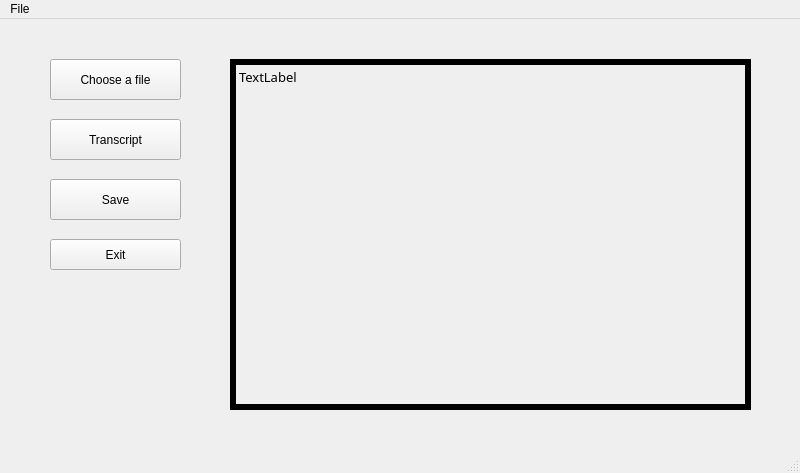
<?xml version="1.0" encoding="UTF-8"?>
<ui version="4.0">
 <class>MainWindow</class>
 <widget class="QMainWindow" name="MainWindow">
  <property name="geometry">
   <rect>
    <x>0</x>
    <y>0</y>
    <width>800</width>
    <height>473</height>
   </rect>
  </property>
  <property name="windowTitle">
   <string>MainWindow</string>
  </property>
  <widget class="QWidget" name="centralwidget">
   <widget class="QPushButton" name="transcript">
    <property name="geometry">
     <rect>
      <x>50</x>
      <y>100</y>
      <width>131</width>
      <height>41</height>
     </rect>
    </property>
    <property name="cursor">
     <cursorShape>PointingHandCursor</cursorShape>
    </property>
    <property name="text">
     <string>Transcript</string>
    </property>
   </widget>
   <widget class="QPushButton" name="choose_a_file">
    <property name="geometry">
     <rect>
      <x>50</x>
      <y>40</y>
      <width>131</width>
      <height>41</height>
     </rect>
    </property>
    <property name="cursor">
     <cursorShape>PointingHandCursor</cursorShape>
    </property>
    <property name="text">
     <string>Choose a file</string>
    </property>
   </widget>
   <widget class="QLabel" name="label">
    <property name="geometry">
     <rect>
      <x>230</x>
      <y>40</y>
      <width>521</width>
      <height>351</height>
     </rect>
    </property>
    <property name="font">
     <font>
      <family>Yu Gothic UI Semilight</family>
      <pointsize>10</pointsize>
     </font>
    </property>
    <property name="cursor">
     <cursorShape>IBeamCursor</cursorShape>
    </property>
    <property name="autoFillBackground">
     <bool>false</bool>
    </property>
    <property name="frameShape">
     <enum>QFrame::Box</enum>
    </property>
    <property name="frameShadow">
     <enum>QFrame::Plain</enum>
    </property>
    <property name="lineWidth">
     <number>6</number>
    </property>
    <property name="text">
     <string>TextLabel</string>
    </property>
    <property name="alignment">
     <set>Qt::AlignLeading|Qt::AlignLeft|Qt::AlignTop</set>
    </property>
    <property name="margin">
     <number>21</number>
    </property>
   </widget>
   <widget class="QPushButton" name="save">
    <property name="geometry">
     <rect>
      <x>50</x>
      <y>160</y>
      <width>131</width>
      <height>41</height>
     </rect>
    </property>
    <property name="cursor">
     <cursorShape>PointingHandCursor</cursorShape>
    </property>
    <property name="text">
     <string>Save</string>
    </property>
   </widget>
   <widget class="QPushButton" name="exit_button">
    <property name="geometry">
     <rect>
      <x>50</x>
      <y>220</y>
      <width>131</width>
      <height>31</height>
     </rect>
    </property>
    <property name="cursor">
     <cursorShape>PointingHandCursor</cursorShape>
    </property>
    <property name="text">
     <string>Exit</string>
    </property>
   </widget>
  </widget>
  <widget class="QMenuBar" name="menubar">
   <property name="geometry">
    <rect>
     <x>0</x>
     <y>0</y>
     <width>800</width>
     <height>26</height>
    </rect>
   </property>
   <widget class="QMenu" name="menuFile">
    <property name="title">
     <string>File</string>
    </property>
    <addaction name="actionExit"/>
   </widget>
   <addaction name="menuFile"/>
  </widget>
  <widget class="QStatusBar" name="statusbar"/>
  <action name="actionExit">
   <property name="text">
    <string>Exit</string>
   </property>
  </action>
 </widget>
 <resources/>
 <connections/>
</ui>
